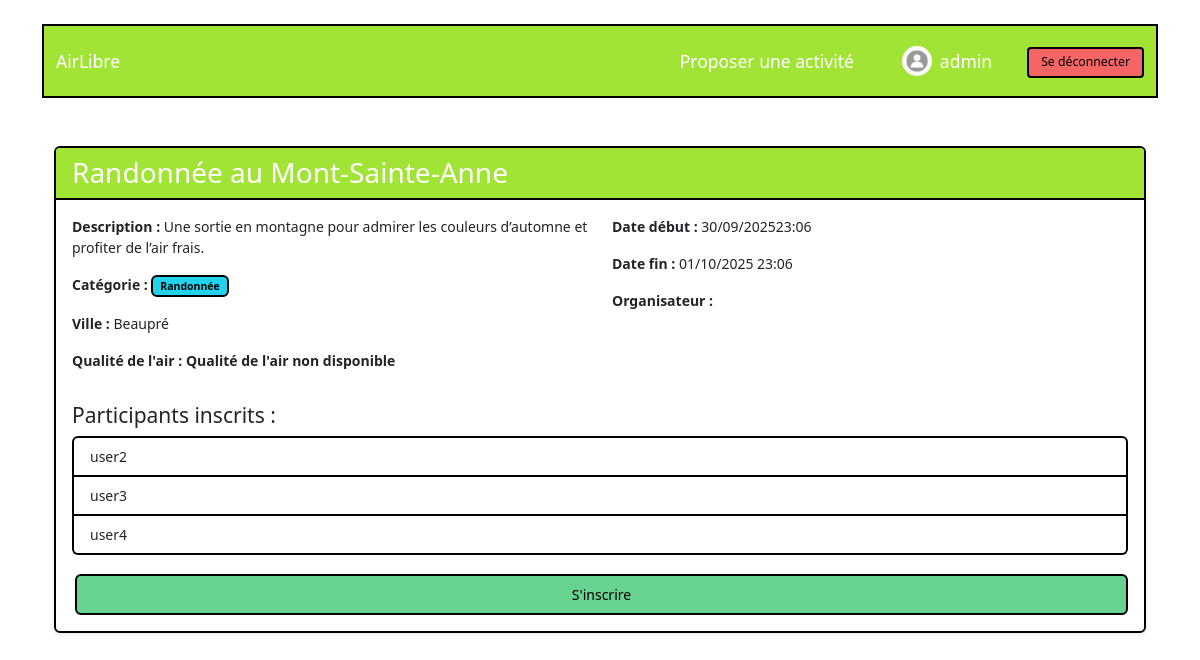
Screenshot of /activities/activity/9/ (signed in) with the database file from the repository.
### activities/models.py (models this page shows, shortened)
class User(AbstractUser):
    avatar = models.ImageField(upload_to='avatars/', null=True, blank=True)
    bio = models.TextField(max_length=500, null=True, blank=True)
    ADMIN = 1
    PARTICIPANT = 2
    ORGANISATEUR = 3
    ROLES_UTILISATEURS = [
        (ADMIN, 'Admin'),
        (PARTICIPANT, 'Participant'),
        (ORGANISATEUR, 'Organisateur'),
    ]
    role = models.PositiveSmallIntegerField(
        choices=ROLES_UTILISATEURS,
        blank=True,
        null=True,
        verbose_name="Rôle",
    )
    class Meta:
        verbose_name = "Utilisateur"
        verbose_name_plural = "Utilisateurs"
        default_related_name = 'users_%(class)s_set'
        ordering = ["username"]

class Activity(models.Model):
    title = models.CharField(verbose_name="Titre",
                             validators=[MinLengthValidator(5), MaxLengthValidator(200)])
    description = models.CharField(verbose_name="Description",
                                   validators=[MinLengthValidator(10)],max_length=500)
    location_city = models.CharField(verbose_name="Ville",
                                     validators=[MinLengthValidator(2), MaxLengthValidator(100)])
    start_time = models.DateTimeField(verbose_name="Date et heure de début",
                                      validators=[validate_start])
    end_time = models.DateTimeField(verbose_name="Date et heure de fin")
    proposer = models.ForeignKey(User, verbose_name="Organisateur",
                                 related_name='proposed_activities', on_delete=models.CASCADE)
    attendees = models.ManyToManyField(User, verbose_name="Participants",
                                       related_name='attended_activities')
    category = models.ForeignKey(Category, verbose_name="Catégorie",
                                 related_name='activities',
                                 on_delete=models.SET_NULL,null=True,blank=True)
    created_at = models.DateTimeField(auto_now_add=True)
    updated_at = models.DateTimeField(auto_now=True)
    class Meta:
        verbose_name="Activité"
        verbose_name_plural = "Activités"
        ordering = ["-created_at"]

class Category(models.Model):
    name = models.CharField(verbose_name="Nom de la catégorie", max_length=100, unique=True)
    created_at = models.DateTimeField(auto_now_add=True)
    updated_at = models.DateTimeField(auto_now=True)
    class Meta:
        verbose_name="Catégorie"
        verbose_name_plural = "Catégories"
        ordering = ["-created_at"]

### activities/views.py (the view, shortened to what this page needs)
# urls.py: path("activity/<int:pk>/", views.activity_detail, name="activity_detail"),
def activity_detail(request, pk):
    activity = get_object_or_404(Activity, pk=pk)
    air_quality = get_air_quality(activity.location_city)
    est_inscrit = activity.attendees.filter(id=request.user.id).exists()
    context = {
        "activity": activity,
        "air_quality": air_quality,
        "est_inscrit": est_inscrit,
    }
    return render(request, "activities/detail-activite.html", context)

### activities/views.py (called while the page is built)
def get_air_quality(city: str):
    token = settings.AQICN_TOKEN
    api_url = f"https://api.waqi.info/feed/{city}/?token={token}"
    try:
        response = requests.get(api_url, timeout=5)
        if response.status_code == 200:
            data = response.json()
            if data.get("status") == "ok":
                air_quality = data["data"]["aqi"]
                return air_quality if air_quality is not None else "Non disponible"
            else:
                return "Ville introuvable"
        return "Erreur API"
    except requests.RequestException:
        return "Qualité de l'air non disponible"

### activities/templates/activities/detail-activite.html (shortened to what this page needs)
{% extends "activities/layout.html" %} {% block content %}
<div class="container mt-5">
  <div class="card shadow-sm">
    <div class="card-header bg-primary text-white">
      <h2 class="mb-0">{{ activity.title }}</h2>
    </div>
    <div class="card-body">
      <div class="row mb-3">
        <div class="col-md-6">
          <p><strong>Description :</strong> {{ activity.description }}</p>
          <p>
            <strong>Catégorie :</strong>
            <span class="badge bg-info text-dark"
              >{{ activity.category.name }}</span
            >
          </p>
          <p><strong>Ville :</strong> {{ activity.location_city }}</p>
          <p>
            <strong>Qualité de l'air :</strong>
            <span class="fw-bold">
              <span>{{ air_quality }}</span>
            </span>
          </p>
        </div>
        <div class="col-md-6">
          <p>
            <strong>Date début :</strong>
            {{activity.start_time|date:"d/m/YH:i"}}
          </p>
          <p>
            <strong>Date fin :</strong> {{ activity.end_time|date:"d/m/Y H:i" }}
          </p>
          <p>
            <strong>Organisateur :</strong>
          </p>
        </div>
      </div>
      <h4>Participants inscrits :</h4>
      <ul class="list-group mb-3">
        {% for participant in activity.attendees.all %}
        <li class="list-group-item">
          {% if user.is_authenticated and user == participant %} Moi {% else %}
          {{ participant.username }} {% endif %}
        </li>
        {% empty %}
        <li class="list-group-item">Aucun participant pour l’instant</li>
        {% endfor %}
      </ul>
      {% if user.is_authenticated %}
      <form method="post" class="d-flex gap-2">
        {% csrf_token %} {% if est_inscrit %}
        <button
          type="submit"
          name="desinscrit"
          class="btn btn-outline-danger flex-fill"
        >
          Se désinscrire
        </button>
        {% else %}
        <button
          type="submit"
          name="inscrit"
          class="btn btn-outline-success flex-fill"
        >
          S'inscrire
        </button>
        {% endif %}
      </form>
      {% else %}
      <p class="mt-3">
        <a href="{% url 'login' %}" class="btn btn-primary">Connectez-vous</a>
        pour vous inscrire.
      </p>
      {% endif %}
    </div>
  </div>
</div>
{% endblock %}

### activities/templates/activities/layout.html (shortened to what this page needs)
{% load static %}
<!DOCTYPE html>
<html lang="fr">
<head>
    <link rel="stylesheet" href="{% static 'activities/styles/bootstrap.min.css' %}">
</head>
<body class="container mt-4">
    <nav class="navbar navbar-expand-lg navbar-dark bg-primary">
        <div class="container-fluid">
            <a class="navbar-brand" href="{% url 'index' %}">AirLibre</a>
            <div class="collapse navbar-collapse" id="navbarColor01">
    <ul class="navbar-nav ms-auto align-items-center">
        {% if user.is_authenticated %}
            <li class="nav-item">
                <a class="nav-link" href="{% url 'proposer_activite' %}">Proposer une activité</a>
            </li>
            <li class="nav-item d-flex align-items-center ms-3">
                <a class="nav-link d-flex align-items-center" href="{% url 'profil' %}">
                    {% if user.avatar %}
                        <img src="{{ user.avatar.url }}" alt="Avatar"
                             class="rounded-circle me-2" width="30" height="30">
                    {% else %}
                        <img src="{% static 'activities/images/default-avatar.jpg' %}" alt="Avatar"
                             class="rounded-circle me-2" width="30" height="30">
                    {% endif %}
                    <span>{{ user.username }}</span>
                </a>
            </li>
            <li class="nav-item ms-3">
                <a class="btn btn-outline-danger btn-sm" href="{% url 'logout' %}">
                    Se déconnecter
                </a>
            </li>
        {% endif %}
    </ul>
</div>
        </div>
    </nav>
    <main class="mt-4">
        <div id="content">
            {% block content %}{% endblock %}
        </div>
    </main>
</body>
</html>

### rows the page displays
User: username "admin"
Activity: title "Randonnée au Mont-Sainte-Anne", description "Une sortie en montagne pour admirer les couleurs d’automne et profiter de l’air frais.", category.name "Randonnée", location_city "Beaupré", start_time "30/09/202523:06", end_time "01/10/2025 23:06"
User: username "user2"
User: username "user3"
User: username "user4"

### other values shown
{{ air_quality }} "Qualité de l'air non disponible"
